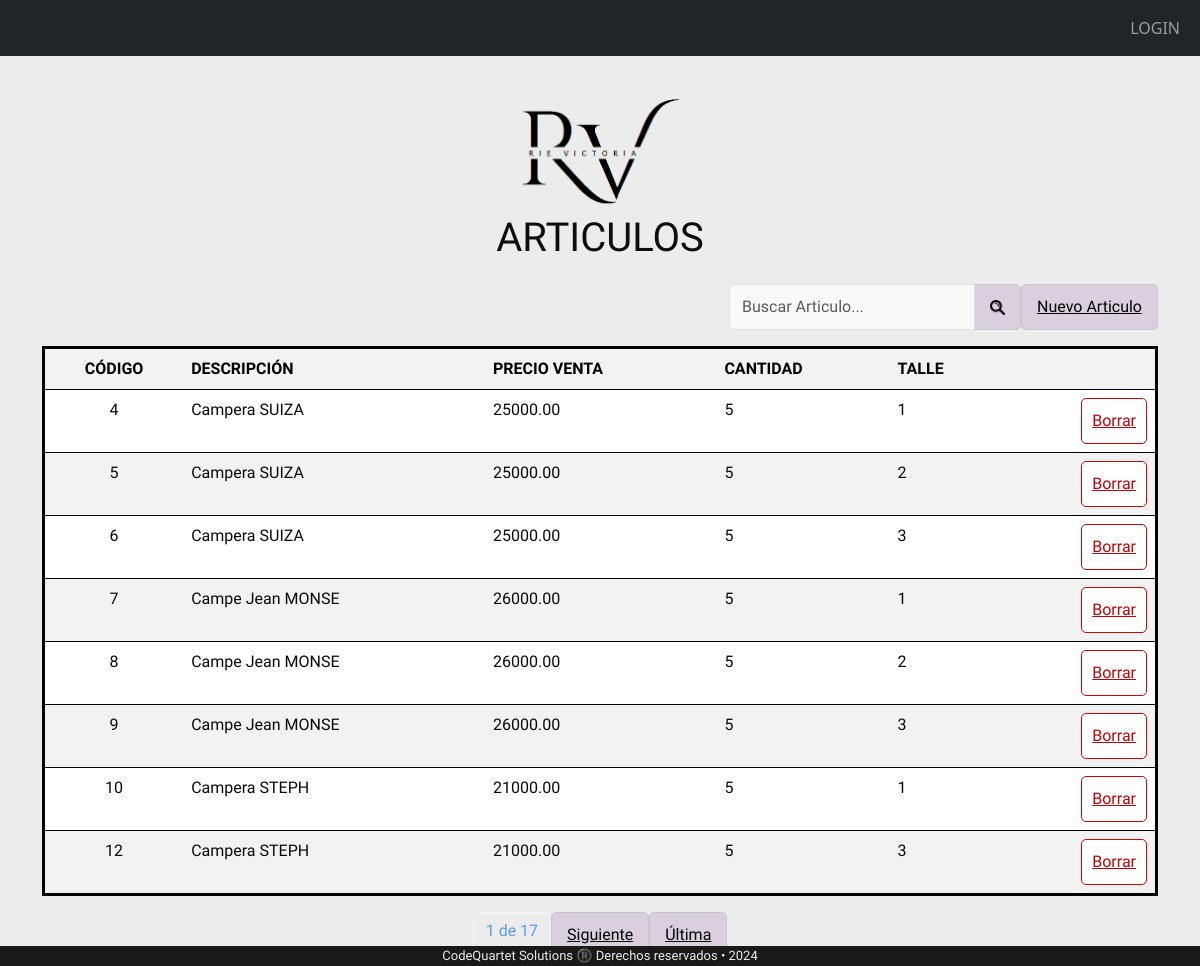
Page /tabla/ on the committed database.
### appRieVictoria/models.py (models this page shows, shortened)
class Articulos (models.Model):
    descripcion = models.CharField( max_length= 100,help_text= '')
    venta= models.DecimalField(max_digits=10, decimal_places=2)
    cantidad = models.BigIntegerField(help_text='')
    talle = models.CharField(max_length=3)
    ventas = models.ManyToManyField("Ventas" ,related_name='articulos_vendidos', through="ventaProd")
    tipoPrenda =models.ForeignKey("tipoPrenda", on_delete=models.CASCADE, default=1)

### appRieVictoria/views.py (the view)
# urls.py: path('tabla/', views.tabla.as_view(), name='tabla'),
class tabla(ListView):
    model = Articulos
    template_name = 'tabla.html'
    context_object_name = 'Articulos'
    paginate_by = 8
    def get_queryset(self):
        query = self.request.GET.get('q', '')
        articulos = Articulos.objects.filter(descripcion__icontains=query)
        return articulos
    def get_context_data(self, **kwargs):
        context = super().get_context_data(**kwargs)
        query = self.request.GET.get('q', '')
        context['query'] = query
        return context

### proyectoRieVictoria/templates/tabla.html (shortened to what this page needs)
{% extends "base.html" %}
{% block content %}
<div class= "letra">
<div class="nombreTablas">
    <div class="imagen-centrada">
        <img src="/static/img/RV3.png" alt="Imagen">
    </div>
    <p >ARTICULOS</p>
</div>
<div class="row">
    <div class="col d-flex justify-content-end mb-3">
        <form method="GET">
            <div class="input-group">
                <input type="text" class="form-control inputApagado " name="q" value="{{ query }}" placeholder="Buscar Articulo...">
                <button class="btn-customlupa" class="btn-customlupa:hover" type="submit"><img src="/static/img/search.png"  alt="Lupa de búsqueda" width="15" height="15" ></button>
            </div>
        </form>
    <a class="btn-customlupa" class="btn-customlupa:hover" href="/articulo/ArticulosNuevo{{ p.id}}">Nuevo Articulo</a></td>
    </div>
</div>
        <table style="border-style: solid; border-color: black;" class="table table-striped">
            <tr>
                <th class="centrado">CÓDIGO</th>
                <th >DESCRIPCIÓN</th>
                <th >PRECIO VENTA</th>
                <th >CANTIDAD</th>
                <th >TALLE</th>
                <th></th>
            </tr>
            {% for p in Articulos %}
                <tr onclick="window.location='/articulos/ArticulosModif/{{ p.id }}/'">
                    <td class="centrado"><a>{{ p.id }}</a></td>
                    <td>{{p.descripcion}}</td>
                    <td>{{p.venta}}</td>
                    <td>{{p.cantidad}}</td>
                    <td>{{p.talle}}</td>
                    <td>
                        <div class="d-flex justify-content-end ">
                            <a class="btn-customborr" class="btn-customborr:hover" href="/articulos/ArticulosBorrar/{{ p.id}}">Borrar</a>
                        </div>
                    </td>
                </tr>
                {% endfor %}
        </table>
        <div class="pagination justify-content-center">
            <span class="current-page btn btn-outline-light disabled text-primary mb-3">
                {{ page_obj.number }} de {{ page_obj.paginator.num_pages }}
            </span>
            {% if page_obj.has_next %}
                <a class="btn-customlupa" class="btn-customlupa:hover"href="?page={{ page_obj.next_page_number }}">
                    Siguiente
                </a>
                <a class="btn-customlupa" class="btn-customlupa:hover" href="?page={{ page_obj.paginator.num_pages }}">
                    Última
                </a>
            {% endif %}
        </div>
    </div>
{% endblock %}

### proyectoRieVictoria/static/estilos.css (style rules this page uses)
body { background-color: rgb(236, 236, 236); position: relative; }
.nombreTablas { font-family: "Gotu", sans-serif; text-align: center; font-size: 40px; margin-top: 40px; color: rgb(15, 14, 14); }
.centrado { text-align: center; color: rgb(10, 10, 10); }
.inputApagado { background-color: RGBA(255,255,255,0.7); }
.table { color: rgb(10, 10, 10) !important; }
.table td { color: rgb(10, 10, 10) !important; }
.btn-customlupa { font-family: "Gotu", sans-serif; background-color: #dacfdf; color: #000000; border: 10px; border: 1px solid rgb(199, 199, 199); border-radius: 5px; padding: 10px 15px; font-size: 16px; cursor: pointer; transition: background-color 0.3s ease; }
.btn-customborr { font-family: "Gotu", sans-serif; background-color: #ffffff;; color: #c00404; border: 10px; border: 1px solid rgb(207, 4, 4); border-radius: 5px; padding: 10px 10px; font-size: 16px; cursor: pointer; transition: background-color 0.3s ease; }
.imagen-centrada { text-align: center ; }
.imagen-centrada img { width: 15%; display: block; margin: 0 auto; }
.letra { font-family: "Gotu", sans-serif; font-size: 16px; }

### rows in the picture
Articulos: id "4", descripcion "Campera SUIZA", venta "25000.00", cantidad "5", talle "1"
Articulos: id "5", descripcion "Campera SUIZA", venta "25000.00", cantidad "5", talle "2"
Articulos: id "6", descripcion "Campera SUIZA", venta "25000.00", cantidad "5", talle "3"
Articulos: id "7", descripcion "Campe Jean MONSE", venta "26000.00", cantidad "5", talle "1"
Articulos: id "8", descripcion "Campe Jean MONSE", venta "26000.00", cantidad "5", talle "2"
Articulos: id "9", descripcion "Campe Jean MONSE", venta "26000.00", cantidad "5", talle "3"
Articulos: id "10", descripcion "Campera STEPH", venta "21000.00", cantidad "5", talle "1"
Articulos: id "12", descripcion "Campera STEPH", venta "21000.00", cantidad "5", talle "3"

### other values in the picture
{{ page_obj.number }} "1"
{{ page_obj.paginator.num_pages }} "17"
